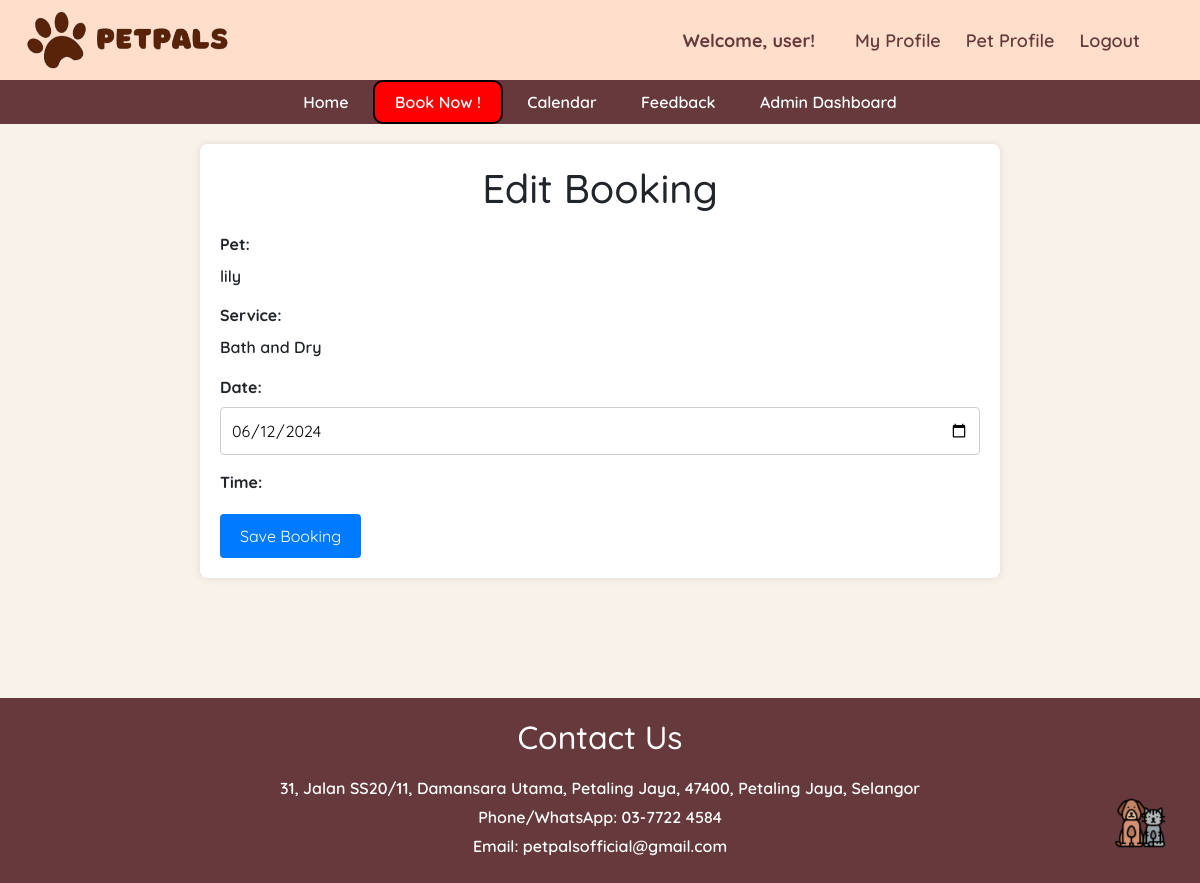
The page /edit-booking/94/ (signed in) on the database its author committed.
### main/models.py (models this page shows, shortened)
class Pet(models.Model):
    name = models.CharField(max_length=20)
    owner = models.ForeignKey(Owner, null=True, on_delete=models.CASCADE)
    age = models.PositiveBigIntegerField()
    species = models.CharField(max_length=50)
    breed = models.CharField(max_length=50)
    profile_pic = models.ImageField(default="profile.jpg", null=True, blank=True)

class Booking(models.Model):
    owner = models.ForeignKey(Owner, null=True, on_delete=models.CASCADE)
    pet = models.ManyToManyField(Pet)
    room = models.ForeignKey(Room, null=True, on_delete=models.CASCADE)
    date = models.DateField(blank=True, null=True)
    TIME_CHOICES = [
        ('09:00', '9:00'),
        ('10:00', '10:00'),
        ('11:00', '11:00'),
        ('12:00', '12:00'),
        ('14:00', '2:00'),
        ('15:00', '3:00'),
        ('16:00', '4:00'),
        ('17:00', '5:00'),
        ('full_day', 'Full (7:00-19:00)'),
        ('morning', 'Morning (7:00-12:00)'),
        ('noon', 'Noon (13:00-19:00)'),
    ]
    time = models.CharField(max_length=10, choices=TIME_CHOICES, blank=True, null=True)
    SERVICE_CHOICES = [
        ('Hair Grooming', 'Hair Grooming'),
        ('Bath and Dry', 'Bath and Dry'),
        ('Pet Hotel', 'Pet Hotel'),
        ('Pet Daycare', 'Pet Daycare'),
    ]
    service = models.CharField(max_length=50, choices=SERVICE_CHOICES)
    STATUS_CHOICES = [
        ('Ongoing', 'Ongoing'),
        ('Completed', 'Completed'),
        ('Cancelled', 'Cancelled'),
    ]
    status = models.CharField(max_length=20, choices=STATUS_CHOICES, default='Ongoing')
    checkin = models.DateField(null=True, blank=True)
    checkout = models.DateField(null=True, blank=True)

### main/views.py (the view)
# urls.py: path('edit-booking/<int:booking_id>/', views.edit_booking, name='edit_booking'),
def edit_booking(request, booking_id):
    booking = get_object_or_404(Booking, id=booking_id)
    owner = booking.owner
    owner_pets = Pet.objects.filter(owner=owner)
    if request.method == 'POST':
        form = EditBookingForm(owner, request.POST, instance=booking)
        if form.is_valid():
            booking_instance = form.save(commit=False)
            booking_instance.save()
            return redirect('admin_dashboard')  # Redirect to admin dashboard after successful update
        else:
            print(form.errors)
    else:
        form = BookingForm(owner, instance=booking)
    return render(request, 'edit_booking.html', {'form': form, 'booking': booking, 'owner_pets': owner_pets})

### main/templates/edit_booking.html (shortened to what this page needs)
{% extends 'base.html' %}
{% load static %}
{% block content %}
<div class="container">
    <h1>Edit Booking</h1>
    <form method="POST" action="">
        <div class="form-group">
            <label for="id_pet">Pet:</label>
            {% for pet in booking.pet.all %}
                {{ pet.name }}{% if not forloop.last %}, {% endif %}
            {% endfor %}
        </div>
        <div class="form-group">
            <label for="id_service">Service:</label>
            <p>{{ booking.service }}</p>
        </div>
        <div class="form-group" id="date-field">
            <label for="id_date">Date:</label>
            {{ form.date }}
        </div>
        <div class="form-group" id="time-field">
            <label for="id_time">Time:</label>
        </div>
        <div class="button-container">
            <input type="submit" value="Save Booking">
        </div>
    </form>
</div>
{% endblock %}

### main/templates/navbar.html (shortened to what this page needs)
{% load static %}
    <header>
        <img src="{% static 'image/PetPals.png' %}" alt="Pawlogo" width="auto" height="80">
        <div class="profile-bar">
            <div class="profile-info">
                {% if request.user.is_authenticated %}
                    <span>Welcome, {{ request.user }}!</span>
                {% else %}
                    <span>Welcome, Guest!</span>
                {% endif %}
            </div>
                <div class="profile-actions">
                    {% if user.is_authenticated %}
                        <a href="{% url 'profile' %}">My Profile</a>
                        <a href="{% url 'petprofile' %}">Pet Profile</a>
                        <a href="{% url 'logout' %}">Logout</a>
                    {% else %}
                        <a href="{% url 'login' %}">Sign In</a>
                        <a href="{% url 'register' %}">Sign Up</a>
                    {% endif %}
                </div>
        </div>
    </header>
    <nav class="navigation">
        {% if user.is_authenticated %}
        <a href="{% url 'home' %}">Home</a>
        <a href="{% url 'bookingpage' %}" class="book">Book Now !</a>
        <a href="{% url 'calendar' %}">Calendar</a>
        <a href ="{% url 'feedback' %}">Feedback</a>
        {% else %}
        <a href="{% url 'home' %}">Home</a>
        <a href="#services">Services</a>
        {% endif %}
        {% if request.user.is_staff %}
        <a href="{% url 'admin_dashboard' %}" >Admin Dashboard </a>
        {% endif %}
    </nav>

### main/templates/base.html (style rules this page uses)
body { font-family: "Quicksand", sans-serif; font-optical-sizing: auto; font-weight: 600; font-style: normal; margin: 0 !important; padding: 0; background-color: #F9F2EB; display: flex; flex-direction: column; min-height: 100vh; }

### main/templates/navbar.html (style rules this page uses)
header { background-color: rgb(255, 223, 203); padding: 0px; text-align: center; color: rgb(102, 58, 60); display: flex; justify-content: space-between; align-items: center; }
.navigation { background-color:rgb(102,58,60); padding: 10px 0; text-align: center; }
.navigation a { color: white; text-decoration: none; padding: 10px 20px; }
.profile-bar { display: flex; align-items: center; margin-right: 5%; font-size: large; }
.profile-info { margin-right: 20px; }
.profile-info span { font-weight: bold; }
.profile-actions a { color: rgb(102,58,60); text-decoration: none; margin-left: 20px; }
.book { border-radius: 10px; border: 2px solid black; background-color: red; color:white; }

### main/templates/edit_booking.html (style rules this page uses)
.container { max-width: 800px; margin: 20px auto; background-color: #fff; padding: 20px; border-radius: 8px; box-shadow: 0 0 10px rgba(0, 0, 0, 0.1); }
h1 { text-align: center; }
form { margin-top: 20px; }
form .form-group { margin-bottom: 15px; }
form label { display: block; font-weight: bold; }
form input[type="text"], form input[type="email"], form input[type="date"], form input[type="time"], #id_pet, #id_service, #id_checkin, #id_checkout { width: 100%; padding: 10px; border: 1px solid #ccc; border-radius: 4px; box-sizing: border-box; }
form input[type="submit"] { background-color: #007bff; color: #fff; padding: 10px 20px; border: none; border-radius: 4px; cursor: pointer; font-size: 16px; }
.button-container { text-align: left; margin-top: 20px; }

### rows shown on the page
Pet: name "lily"
Booking: service "Bath and Dry", date "06/12/2024"

### other values the page prints
{{ request.user }} "user"
